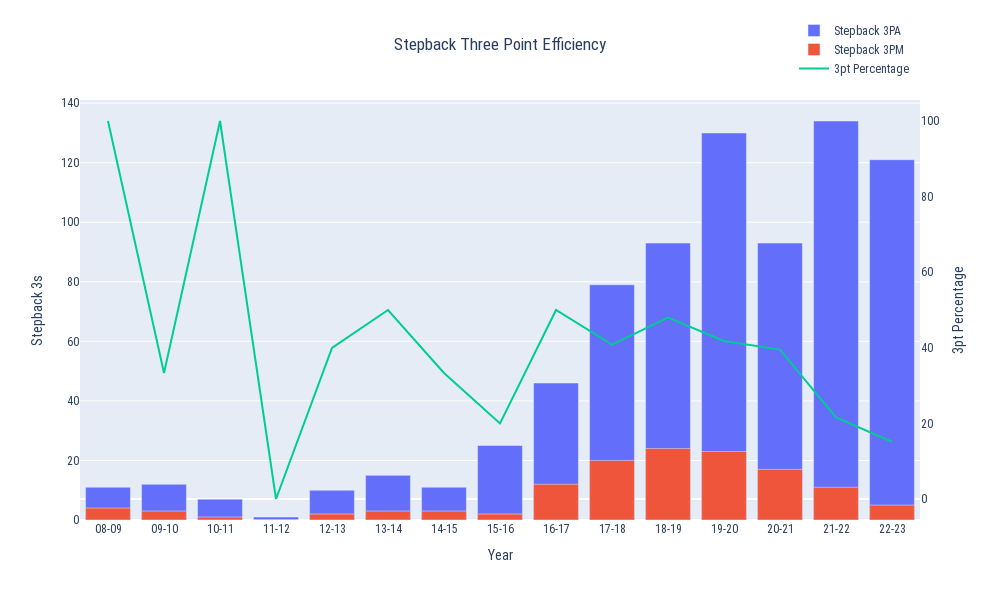

Write notebook code for a chart like this one.
### Code cell
plot_efficiency('Stepback ', '08-09', '22-23', False, bron_df)

### Figure 1 — Plotly figure (JSON) as saved in the notebook; plotly's stock layout.template omitted (floating-point values rounded to 4 significant figures)
{"data": [{"name": "Stepback 3PA", "textposition": "auto", "type": "bar", "x": ["08-09", "09-10", "10-11", "11-12", "12-13", "13-14", "14-15", "15-16", "16-17", "17-18", "18-19", "19-20", "20-21", "21-22", "22-23"], "y": [11, 12, 7, 1, 10, 15, 11, 25, 46, 79, 93, 130, 93, 134, 121]}, {"name": "Stepback 3PM", "textposition": "auto", "type": "bar", "x": ["08-09", "09-10", "10-11", "11-12", "12-13", "13-14", "14-15", "15-16", "16-17", "17-18", "18-19", "19-20", "20-21", "21-22", "22-23"], "y": [4, 3, 1, 0, 2, 3, 3, 2, 12, 20, 24, 23, 17, 11, 5]}, {"mode": "lines", "name": "3pt Percentage", "type": "scatter", "x": ["08-09", "09-10", "10-11", "11-12", "12-13", "13-14", "14-15", "15-16", "16-17", "17-18", "18-19", "19-20", "20-21", "21-22", "22-23"], "y": [100, 33.33, 100, 0, 40, 50, 33.33, 20, 50, 40.82, 48, 41.82, 39.53, 21.57, 15.15], "yaxis": "y2"}], "layout": {"barmode": "overlay", "font": {"family": "Roboto Condensed"}, "height": 600, "legend": {"x": 0.85, "y": 1.2}, "title": {"text": "Stepback Three Point Efficiency", "x": 0.5}, "width": 1000, "xaxis": {"categoryarray": ["08-09", "09-10", "10-11", "11-12", "12-13", "13-14", "14-15", "15-16", "16-17", "17-18", "18-19", "19-20", "20-21", "21-22", "22-23"], "categoryorder": "array", "title": {"text": "Year"}, "type": "category"}, "yaxis": {"title": {"text": "Stepback 3s"}}, "yaxis2": {"overlaying": "y", "showgrid": false, "side": "right", "title": {"text": "3pt Percentage"}}}}
